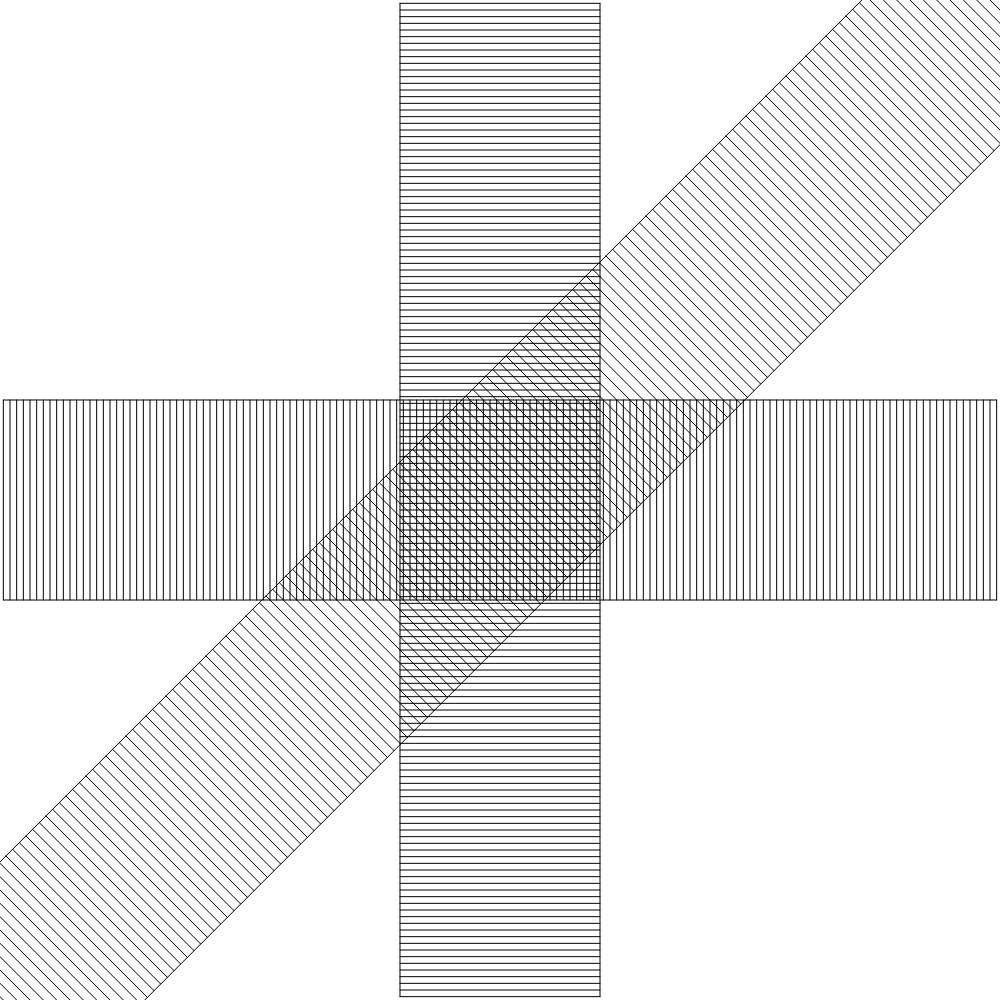
Frame 1 (no input)
Frame 60 (no input): identical to frame 1, image omitted
Frame 120 (the mouse pressed at the canvas centre since frame 60): identical to frame 1, image omitted

The p5.js sketch that drew this single still picture (run headless with seeded random() and noise() and a simulated clock; from frame 60 on, the mouse is pressed at the canvas centre):

// p5.js sketch
// ── sketch.js
function drawBand(x,y,dx,dy,bandWidth) {
  const ox = x;
  const oy = y;
  const a = atan2(dy,dx)+HALF_PI;
  bandWidth/=2;
  const bandX = cos(a)*bandWidth;
  const bandY = sin(a)*bandWidth;
  while(x>=0&&x<=width&&y>=0&&y<=height) {
    line(x-bandX,y-bandY,x+bandX,y+bandY);
    
    x += dx;
    y += dy;
  }
  x -= dx;
  y -= dy;
  line(ox-bandX,oy-bandY,x-bandX,y-bandY);
  line(ox+bandX,oy+bandY,x+bandX,y+bandY);
}

function setup() {
  const minSide = min(innerWidth, innerHeight);
  createCanvas(minSide,minSide);
  const bandStep = width/150;
  const bandWidth = width/5;
  drawBand(bandStep/2,height/2,bandStep,0,bandWidth);
  drawBand(width/2,bandStep/2,0,bandStep,bandWidth);
  drawBand(bandStep/2,height,bandStep,-bandStep,bandWidth);
}

function draw() {
}
